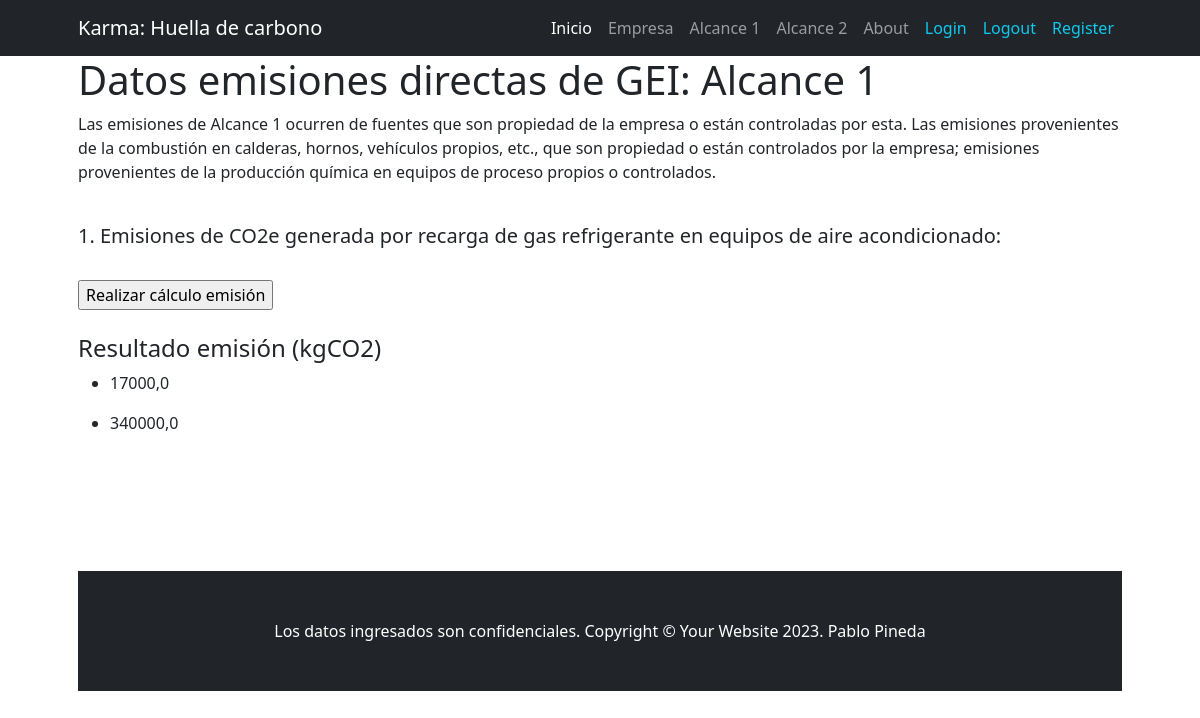
/mostrar-resultados/, run on an earlier commit of the app's database.
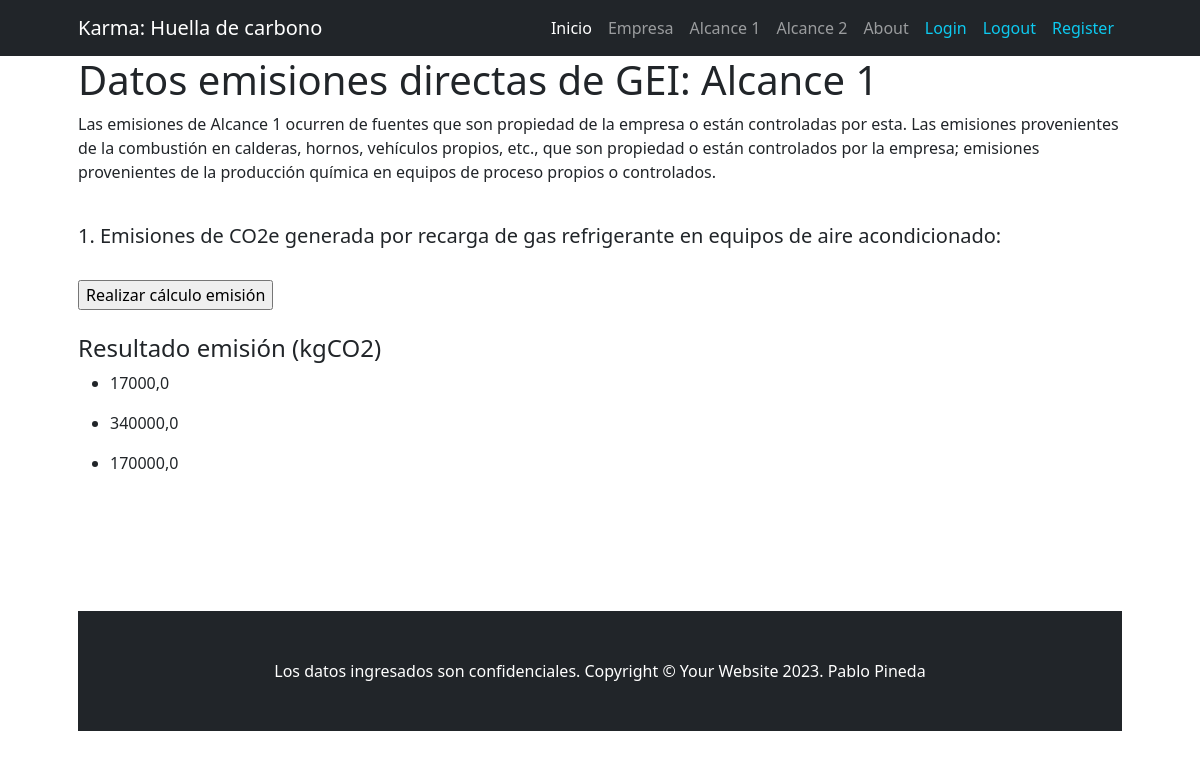
And on a later commit of the database.
### apps/home/models.py (models this page shows, shortened)
class ResultadoEmisionGasRefrigerante(models.Model):
    valor = models.FloatField()
    class Meta:
        verbose_name = 'Emisión de Gas Refrigerante (KgCO2)'
        verbose_name_plural = 'Emisioes de Gases Refrigerantes (KgCO2)'

### apps/home/views.py (the view)
# urls.py: path('mostrar-resultados/', views.mostrar_resultados, name='mostrar_resultados'),
def mostrar_resultados(request):
    factor_emision = models.ResultadoEmisionGasRefrigerante.objects.all()
    return render(request, 'home/calculo_emision_refrigerante.html', {'factor_emision': factor_emision})

### apps/home/templates/home/calculo_emision_refrigerante.html
{% extends 'home/crear_alcance1.html' %}
{% block content_alcance1 %}
    <h4>Resultado emisión (kgCO2)</h4>
    {% for factor in factor_emision %}
       <ul>
            <li>{{ factor.valor }}</li>
        </ul>
    {% endfor %}
{% endblock content_alcance1 %}

What changed in the data, as far as the page shows it:
added ResultadoEmisionGasRefrigerante: valor "170000,0"
